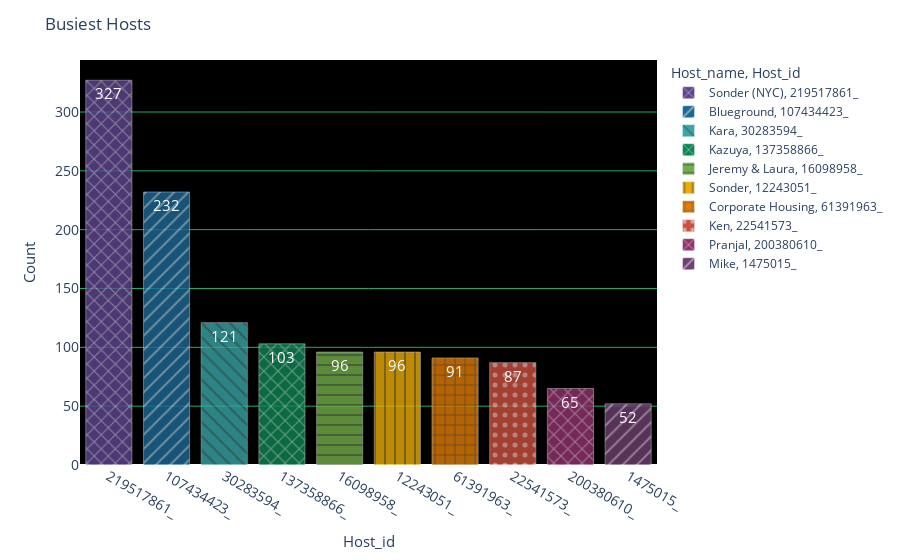

Notebook code for this chart:
### Code cell
#Counting numer of time each host_id occur
host_id11=df_eda_data[['host_id','host_name']].value_counts().reset_index().head(10)
host_id11.rename(columns={'host_id':'Host_id','host_name':'Host_name',0:'Count'},inplace=True)
#Replacing hostid with hypen symbol at end of each id. Because Plotly assumes it has integer
host_id11['Host_id']=host_id11['Host_id'].astype('string').apply(lambda x:x+"_")
#plotting bar graph and styling with pattern shape
fig = px.bar(host_id11, y='Count', x='Host_id', text='Count',color='Host_name',opacity=.8,pattern_shape="Host_id", 
             pattern_shape_sequence=['x', '/', '\\', 'x', '-', '|', '+', '.'],color_discrete_sequence=px.colors.qualitative.Prism)
#Updating traces and layout to beautify the plot and setting the font size
fig.update_traces(textfont=dict(size=15,color='White'))
fig.update_layout(title='Busiest Hosts',xaxis=dict(titlefont = dict(size=15),tickfont = dict(size=14)),yaxis=dict(titlefont = dict(size=15),tickfont = dict(size=14),
        showgrid=True,gridcolor='rgb(26, 173, 102)',
        showticklabels=True),plot_bgcolor='black')
#show figure
fig.show()

### Figure 1 — Plotly figure (JSON) as saved in the notebook; plotly's stock layout.template omitted (floating-point values rounded to 4 significant figures)
{"data": [{"alignmentgroup": "True", "hovertemplate": "Host_name=Sonder (NYC)<br>Host_id=%{x}<br>Count=%{text}<extra></extra>", "legendgroup": "Sonder (NYC), 219517861_", "marker": {"color": "rgb(95, 70, 144)", "opacity": 0.8, "pattern": {"shape": "x"}}, "name": "Sonder (NYC), 219517861_", "offsetgroup": "Sonder (NYC), 219517861_", "orientation": "v", "showlegend": true, "text": [327], "textfont": {"color": "White", "size": 15}, "textposition": "auto", "type": "bar", "x": ["219517861_"], "xaxis": "x", "y": [327], "yaxis": "y"}, {"alignmentgroup": "True", "hovertemplate": "Host_name=Blueground<br>Host_id=%{x}<br>Count=%{text}<extra></extra>", "legendgroup": "Blueground, 107434423_", "marker": {"color": "rgb(29, 105, 150)", "opacity": 0.8, "pattern": {"shape": "/"}}, "name": "Blueground, 107434423_", "offsetgroup": "Blueground, 107434423_", "orientation": "v", "showlegend": true, "text": [232], "textfont": {"color": "White", "size": 15}, "textposition": "auto", "type": "bar", "x": ["107434423_"], "xaxis": "x", "y": [232], "yaxis": "y"}, {"alignmentgroup": "True", "hovertemplate": "Host_name=Kara<br>Host_id=%{x}<br>Count=%{text}<extra></extra>", "legendgroup": "Kara, 30283594_", "marker": {"color": "rgb(56, 166, 165)", "opacity": 0.8, "pattern": {"shape": "\\"}}, "name": "Kara, 30283594_", "offsetgroup": "Kara, 30283594_", "orientation": "v", "showlegend": true, "text": [121], "textfont": {"color": "White", "size": 15}, "textposition": "auto", "type": "bar", "x": ["30283594_"], "xaxis": "x", "y": [121], "yaxis": "y"}, {"alignmentgroup": "True", "hovertemplate": "Host_name=Kazuya<br>Host_id=%{x}<br>Count=%{text}<extra></extra>", "legendgroup": "Kazuya, 137358866_", "marker": {"color": "rgb(15, 133, 84)", "opacity": 0.8, "pattern": {"shape": "x"}}, "name": "Kazuya, 137358866_", "offsetgroup": "Kazuya, 137358866_", "orientation": "v", "showlegend": true, "text": [103], "textfont": {"color": "White", "size": 15}, "textposition": "auto", "type": "bar", "x": ["137358866_"], "xaxis": "x", "y": [103], "yaxis": "y"}, {"alignmentgroup": "True", "hovertemplate": "Host_name=Jeremy & Laura<br>Host_id=%{x}<br>Count=%{text}<extra></extra>", "legendgroup": "Jeremy & Laura, 16098958_", "marker": {"color": "rgb(115, 175, 72)", "opacity": 0.8, "pattern": {"shape": "-"}}, "name": "Jeremy & Laura, 16098958_", "offsetgroup": "Jeremy & Laura, 16098958_", "orientation": "v", "showlegend": true, "text": [96], "textfont": {"color": "White", "size": 15}, "textposition": "auto", "type": "bar", "x": ["16098958_"], "xaxis": "x", "y": [96], "yaxis": "y"}, {"alignmentgroup": "True", "hovertemplate": "Host_name=Sonder<br>Host_id=%{x}<br>Count=%{text}<extra></extra>", "legendgroup": "Sonder, 12243051_", "marker": {"color": "rgb(237, 173, 8)", "opacity": 0.8, "pattern": {"shape": "|"}}, "name": "Sonder, 12243051_", "offsetgroup": "Sonder, 12243051_", "orientation": "v", "showlegend": true, "text": [96], "textfont": {"color": "White", "size": 15}, "textposition": "auto", "type": "bar", "x": ["12243051_"], "xaxis": "x", "y": [96], "yaxis": "y"}, {"alignmentgroup": "True", "hovertemplate": "Host_name=Corporate Housing<br>Host_id=%{x}<br>Count=%{text}<extra></extra>", "legendgroup": "Corporate Housing, 61391963_", "marker": {"color": "rgb(225, 124, 5)", "opacity": 0.8, "pattern": {"shape": "+"}}, "name": "Corporate Housing, 61391963_", "offsetgroup": "Corporate Housing, 61391963_", "orientation": "v", "showlegend": true, "text": [91], "textfont": {"color": "White", "size": 15}, "textposition": "auto", "type": "bar", "x": ["61391963_"], "xaxis": "x", "y": [91], "yaxis": "y"}, {"alignmentgroup": "True", "hovertemplate": "Host_name=Ken<br>Host_id=%{x}<br>Count=%{text}<extra></extra>", "legendgroup": "Ken, 22541573_", "marker": {"color": "rgb(204, 80, 62)", "opacity": 0.8, "pattern": {"shape": "."}}, "name": "Ken, 22541573_", "offsetgroup": "Ken, 22541573_", "orientation": "v", "showlegend": true, "text": [87], "textfont": {"color": "White", "size": 15}, "textposition": "auto", "type": "bar", "x": ["22541573_"], "xaxis": "x", "y": [87], "yaxis": "y"}, {"alignmentgroup": "True", "hovertemplate": "Host_name=Pranjal<br>Host_id=%{x}<br>Count=%{text}<extra></extra>", "legendgroup": "Pranjal, 200380610_", "marker": {"color": "rgb(148, 52, 110)", "opacity": 0.8, "pattern": {"shape": "x"}}, "name": "Pranjal, 200380610_", "offsetgroup": "Pranjal, 200380610_", "orientation": "v", "showlegend": true, "text": [65], "textfont": {"color": "White", "size": 15}, "textposition": "auto", "type": "bar", "x": ["200380610_"], "xaxis": "x", "y": [65], "yaxis": "y"}, {"alignmentgroup": "True", "hovertemplate": "Host_name=Mike<br>Host_id=%{x}<br>Count=%{text}<extra></extra>", "legendgroup": "Mike, 1475015_", "marker": {"color": "rgb(111, 64, 112)", "opacity": 0.8, "pattern": {"shape": "/"}}, "name": "Mike, 1475015_", "offsetgroup": "Mike, 1475015_", "orientation": "v", "showlegend": true, "text": [52], "textfont": {"color": "White", "size": 15}, "textposition": "auto", "type": "bar", "x": ["1475015_"], "xaxis": "x", "y": [52], "yaxis": "y"}], "layout": {"barmode": "relative", "legend": {"title": {"text": "Host_name, Host_id"}, "tracegroupgap": 0}, "margin": {"t": 60}, "plot_bgcolor": "black", "title": {"text": "Busiest Hosts"}, "xaxis": {"anchor": "y", "categoryarray": ["219517861_", "107434423_", "30283594_", "137358866_", "16098958_", "12243051_", "61391963_", "22541573_", "200380610_", "1475015_"], "categoryorder": "array", "domain": [0, 1], "tickfont": {"size": 14}, "title": {"font": {"size": 15}, "text": "Host_id"}}, "yaxis": {"anchor": "x", "domain": [0, 1], "gridcolor": "rgb(26, 173, 102)", "showgrid": true, "showticklabels": true, "tickfont": {"size": 14}, "title": {"font": {"size": 15}, "text": "Count"}}}}
